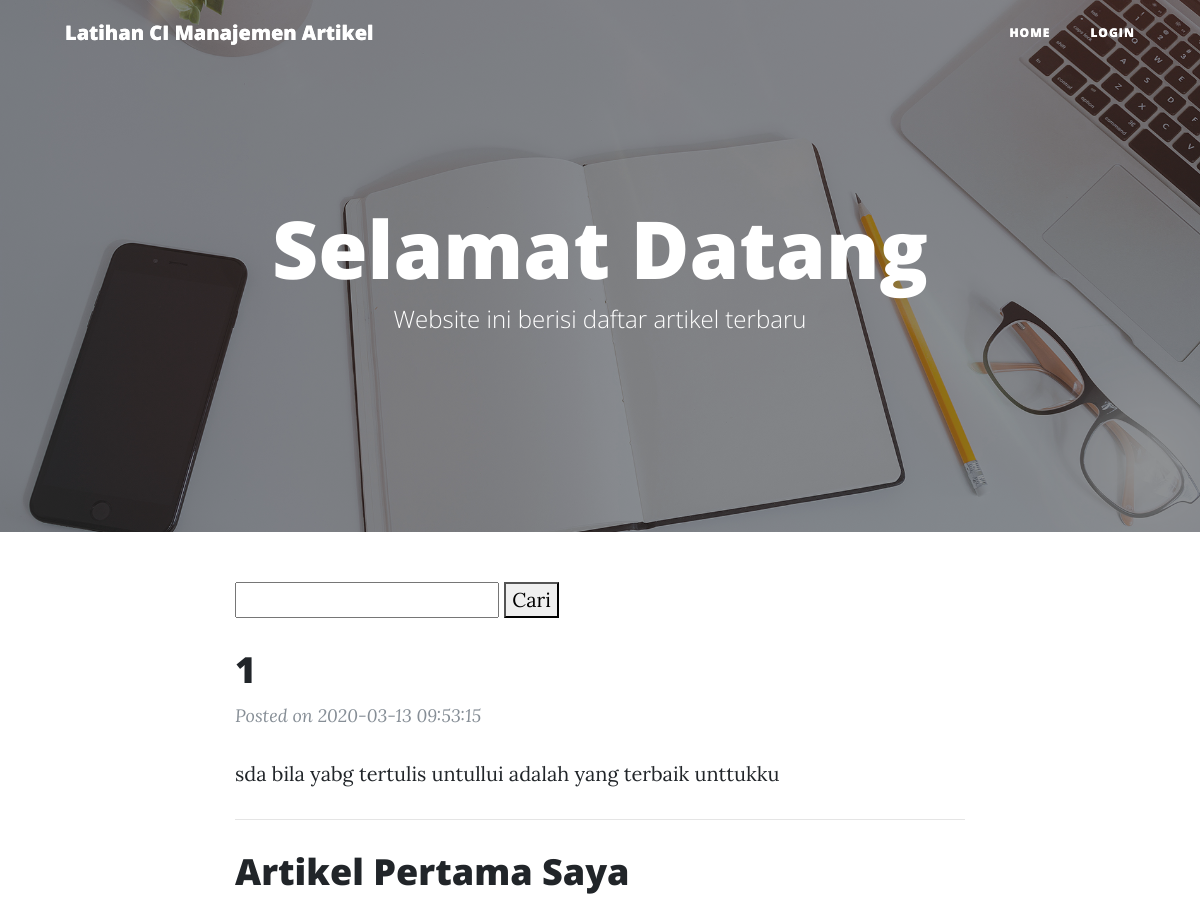
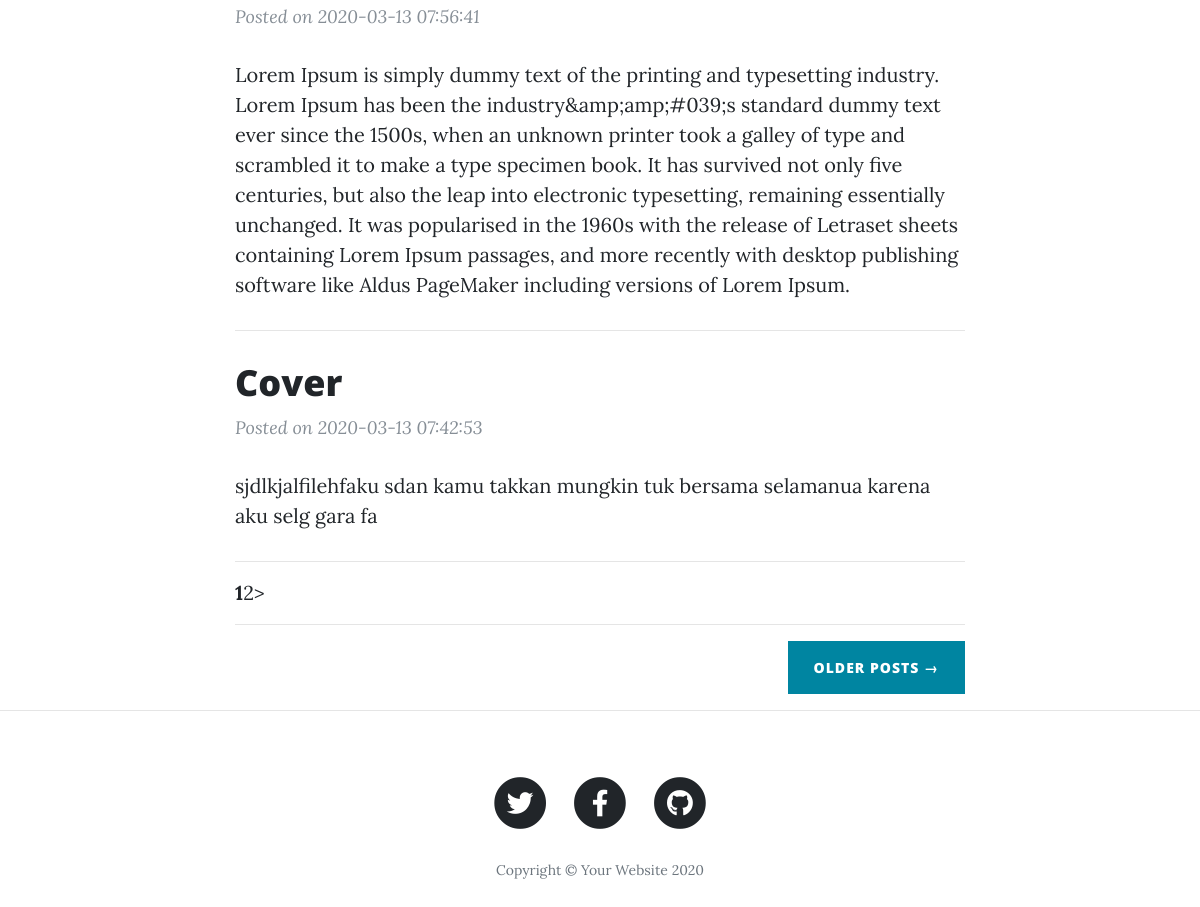
The page / on the database its author committed (2 pictures, top to bottom).
### tables this page shows
CREATE TABLE `blog` (
  `id` int(11) NOT NULL,
  `title` varchar(255) NOT NULL,
  `content` text NOT NULL,
  `url` varchar(255) NOT NULL,
  `cover` varchar(255) NOT NULL,
  `date` timestamp NOT NULL DEFAULT current_timestamp() ON UPDATE current_timestamp()
);

### application/controllers/Blog.php (called while the page is built, shortened)
<?php
class Blog extends CI_Controller
{
	function __construct()
    {
        $this->load->database();
        $this->load->model('Blog_model');
        $this->load->helper('url');
        $this->load->library('session');
    }
	public function index($offset=0)
{
    $this->load->library('pagination');
    $config['per_page']     = 3;
    $data['blogs']=$this->Blog_model->getBlogs($config['per_page'],$offset);
    $this->load->view('header.php');
    $this->load->view('blog',$data);
}
}
?>

### index.php (called while the page is built, shortened)
<?php
require_once BASEPATH.'core/CodeIgniter.php';

### application/models/Blog_model.php (called while the page is built, shortened)
<?php
class Blog_model extends CI_Model
{
	public function getBlogs($limit,$offset)
	{
    $filter = $this->input->get('find');
    $this->db->like('title',$filter);
    $this->db->limit($limit,$offset);
    $this->db->order_by('date','desc');
    $query=$this->db->get("blog");
    return $query->result_array();
	}
	public function getTotalBlog()
	{
    $filter = $this->input->get('find');
    $this->db->like('title',$filter);
    return $this->db->count_all_results("blog");
	}
}
?>

### application/views/blog.php (the view, shortened to what this page needs)
  <?php $this->load->view('header');  ?>
  <header class="masthead" style="background-image: url('assets/img/home-bg.jpg')">
    <div class="overlay"></div>
    <div class="container">
      <div class="row">
        <div class="col-lg-8 col-md-10 mx-auto">
          <div class="site-heading">
            <h1>Selamat Datang</h1>
            <span class="subheading">Website ini berisi daftar artikel terbaru</span>
          </div>
        </div>
      </div>
    </div>
  </header>
  <div class="container">
    <div class="row">
      <div class="col-lg-8 col-md-10 mx-auto">
      	<form>
		<input type="text" name="find">
		<button type="submit">Cari</button>
		</form>
      	<?php foreach ($blogs as $key => $blog):?>
        <div class="post-preview">
          <a href="<?php echo site_url('blog/detail/'.$blog['url']);?>">
            <h2 class="post-title">
              <?php echo $blog['title'];?>
            </h2>
          </a>
          <p class="post-meta">Posted on <?php echo $blog['date'];?>
		  </p>
          <p><?php echo $blog['content']; ?></p>
        </div>
        <hr>
    <?php endforeach; ?>
    <?php echo $this->pagination->create_links();  ?>
        <hr>
        <div class="clearfix">
          <a class="btn btn-primary float-right" href="#">Older Posts &rarr;</a>
        </div>
      </div>
    </div>
  </div>
  <hr>
<?php $this->load->view('footer');?>

### application/views/header.php (shortened to what this page needs)
<!DOCTYPE html>
<html lang="en">
<head>
  <link href="<?php echo base_url('assets/vendor/bootstrap/css/bootstrap.min.css')?>" rel="stylesheet">
  <link href="<?php echo base_url('assets/vendor/fontawesome-free/css/all.min.css" rel="stylesheet')?>" type="text/css">
  <link href="<?php echo base_url('assets/css/clean-blog.min.css')?>" rel="stylesheet">
</head>
<body>
  <nav class="navbar navbar-expand-lg navbar-light fixed-top" id="mainNav">
    <div class="container">
      <a class="navbar-brand" href="<?php echo base_url();?>">Latihan CI Manajemen Artikel</a>
      <div class="collapse navbar-collapse" id="navbarResponsive">
        <ul class="navbar-nav ml-auto">
          <li class="nav-item">
            <a class="nav-link" href="<?php echo site_url();?>">Home</a>
          </li>
          <?php if (isset($_SESSION['username'])) {
          ?>
          <li class="nav-item">
            <a class="nav-link" href="<?php echo site_url('blog/add');?>">Tambah Artikel</a>
          </li>
          <li class="nav-item">
            <a class="nav-link" href="<?php echo site_url('blog/logout');?>">Logout</a>
          </li>
          <?php
            }
            else
            {
          ?>
          <li class="nav-item">
            <a class="nav-link" href="<?php echo site_url('blog/login');?>">Login</a>
          </li>
          <?php
        }
        ?>
        </ul>
      </div>
    </div>
  </nav>

### application/views/footer.php (shortened to what this page needs)
  <footer>
    <div class="container">
      <div class="row">
        <div class="col-lg-8 col-md-10 mx-auto">
          <ul class="list-inline text-center">
            <li class="list-inline-item">
              <a href="#">
                <span class="fa-stack fa-lg">
                  <i class="fas fa-circle fa-stack-2x"></i>
                  <i class="fab fa-twitter fa-stack-1x fa-inverse"></i>
                </span>
              </a>
            </li>
            <li class="list-inline-item">
              <a href="#">
                <span class="fa-stack fa-lg">
                  <i class="fas fa-circle fa-stack-2x"></i>
                  <i class="fab fa-facebook-f fa-stack-1x fa-inverse"></i>
                </span>
              </a>
            </li>
            <li class="list-inline-item">
              <a href="#">
                <span class="fa-stack fa-lg">
                  <i class="fas fa-circle fa-stack-2x"></i>
                  <i class="fab fa-github fa-stack-1x fa-inverse"></i>
                </span>
              </a>
            </li>
          </ul>
          <p class="copyright text-muted">Copyright &copy; Your Website 2020</p>
        </div>
      </div>
    </div>
  </footer>
</body>
</html>

### rows shown on the page
blog: title "1", date "2020-03-13 09:53:15", content "sda bila yabg tertulis untullui adalah yang terbaik unttukku"
blog: title "Artikel Pertama Saya", date "2020-03-13 07:56:41", content "Lorem Ipsum is simply dummy text of the printing and typesetting industry. Lorem Ipsum has been the industry&amp;amp;#039;s standard dummy text ever since the 1500s, when an unknown printer took a galley of type and scrambled it to make a type specimen book. It has survived not only five centuries, but also the leap into electronic typesetting, remaining essentially unchanged. It was popularised in the 1960s with the release of Letraset sheets containing Lorem Ipsum passages, and more recently with desktop publishing software like Aldus PageMaker including versions of Lorem Ipsum."
blog: title "Cover", date "2020-03-13 07:42:53", content "sjdlkjalfilehfaku sdan kamu takkan mungkin tuk bersama selamanua karena aku selg gara fa"

### other values the page prints
$this->pagination->create_links() "1 2 >"
